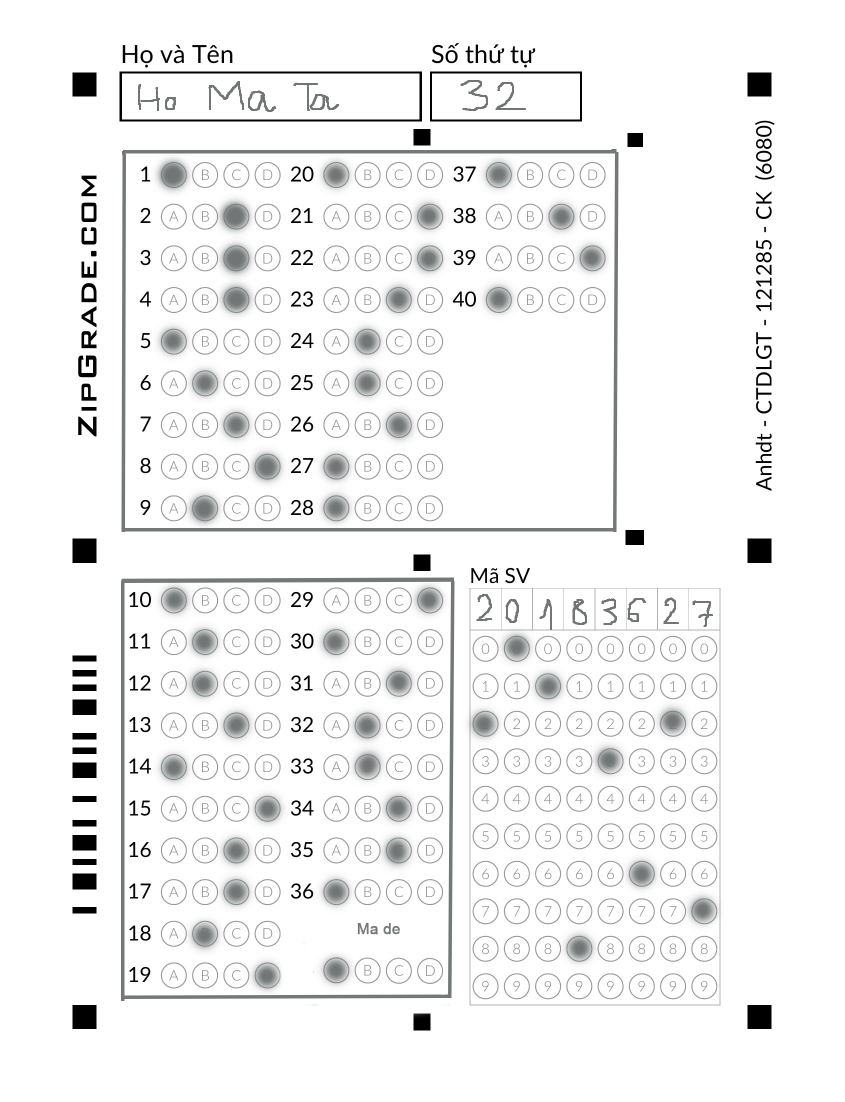
#> input picture raw26.png, 1689 x 2204 px, found by its file name (shown at 1/2 size)
$ python omr1.py
#> lines starting #> are read from the running program, lines starting #| are printed output that depends on the picture; after the words box and inside, x2 and y2 are one past the last pixel; in counts of white or black regions, pixels touching at a corner belong together
### util.py
import cv2
import numpy as np

## TO STACK ALL THE IMAGES IN ONE WINDOW
# [35 lines left out: function stackImages, not called in this run]

def rectContour(contours):

    rectCon = []
    max_area = 0
    for i in contours:
        area = cv2.contourArea(i)
        if area > 3000:
            peri = cv2.arcLength(i, True)
            approx = cv2.approxPolyDP(i, 0.02 * peri, True)
            if len(approx) == 4:
                rectCon.append(i)
    rectCon = sorted(rectCon, key=cv2.contourArea,reverse=True)
    return rectCon

# [10 lines left out: function circularContours, not called in this run]


def getCornerPoints(cont):
    peri = cv2.arcLength(cont, True) # LENGTH OF CONTOUR
    approx = cv2.approxPolyDP(cont, 0.02 * peri, True) # APPROXIMATE THE POLY TO GET CORNER POINTS
    return approx

def reorder(myPoints):

    myPoints = myPoints.reshape((4, 2)) # REMOVE EXTRA BRACKET
    #print(myPoints)
    myPointsNew = np.zeros((4, 1, 2), np.int32) # NEW MATRIX WITH ARRANGED POINTS
    add = myPoints.sum(1)
    #print(add)
    #print(np.argmax(add))
    myPointsNew[0] = myPoints[np.argmin(add)]  #[0,0]
    myPointsNew[3] =myPoints[np.argmax(add)]   #[w,h]
    diff = np.diff(myPoints, axis=1)
    myPointsNew[1] =myPoints[np.argmin(diff)]  #[w,0]
    myPointsNew[2] = myPoints[np.argmax(diff)] #[h,0]

    return myPointsNew

# [21 lines left out: functions splitBoxes, getArray, not called in this run]

### omr1.py
import cv2
import numpy as np
import util
import argparse
import imutils
import test,test2,test3,test4,test5
from test import grade
from imutils import contours
from imutils.perspective import four_point_transform
import imutils
from PIL import Image
from skimage import io
#

#
img=cv2.imread('data/raw26.png')
#> img is the input picture: shape (2204, 1689, 3); mean B, G, R 242, 241.9, 241.8
 #
width = 700
height = 906
img = cv2.resize(img, (width, height))
#> img: shape (906, 700, 3)
img_cont = img.copy()
img_cp = img.copy()
img_gray = cv2.cvtColor(img, cv2.COLOR_BGR2GRAY)
img_blur = cv2.GaussianBlur(img_gray, (5, 5), 1)
img_edge = cv2.Canny(img_blur, 1, 30)
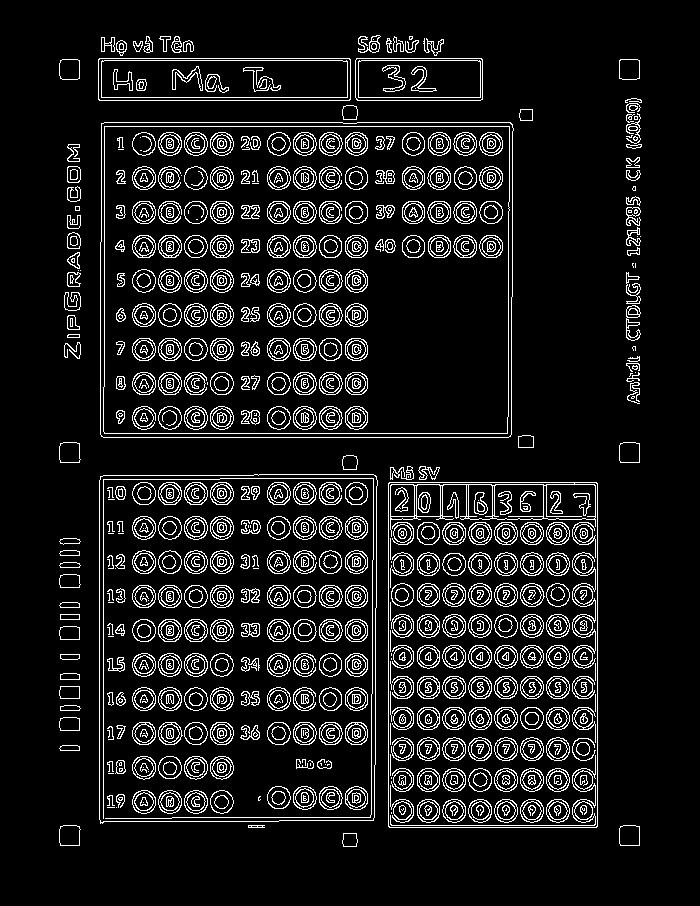
#> img_edge: shape (906, 700); 10% white in thin lines or dots, all inside (x1, y1, x2, y2) = (59, 35, 642, 847)

#cv2.imshow('ffff',img_edge)
#cv2.waitKey(0)
contours, hierarchy = cv2.findContours(img_edge, cv2.RETR_EXTERNAL, cv2.CHAIN_APPROX_NONE)
#> contours = 92 contours, 26 with area under 20; largest, box (x1, y1, x2, y2) and area: (100, 122, 514, 438) 129496, (99, 474, 378, 824) 95595, (388, 482, 598, 828) 72103, (98, 58, 351, 101) 10582, (355, 58, 483, 101) 5328
cv2.drawContours(img_cont, contours, -1, (0, 255, 0), 5)
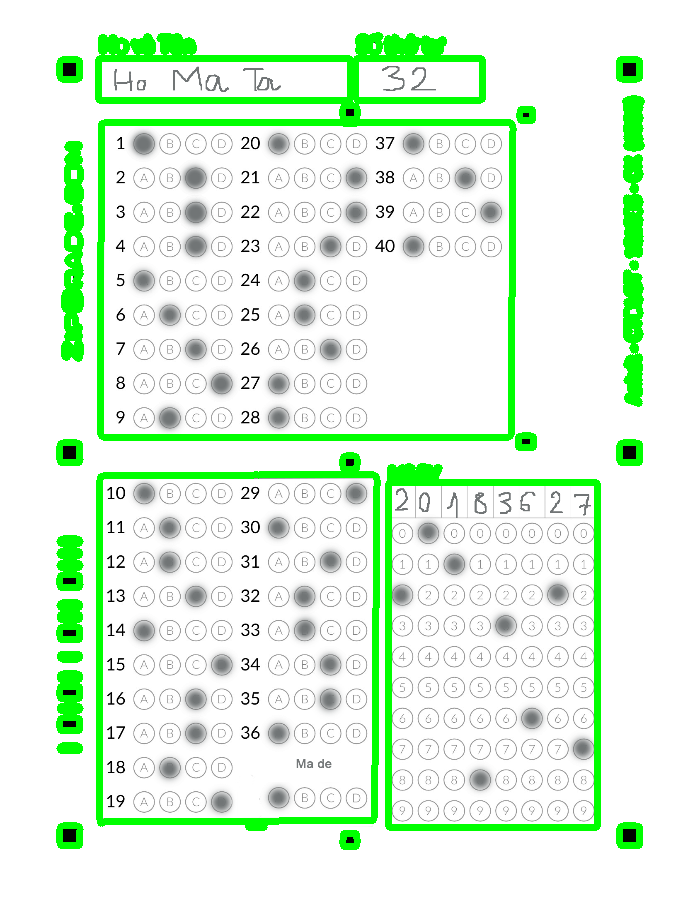
#> img_cont: shape (906, 700, 3); mean B, G, R 224.9, 247, 224.8

r = util.rectContour(contours)
#> the loop in rectContour, `for i in contours:` made 92 passes
#> (area, peri, approx) on passes 18, 19, 67, 78, 79: (72103, 1105.7, [[389, 482], [388, 826], [596, 827], [597, 483]]), (95595, 1247.5, [[375, 475], [100, 476], [100, 823], [373, 820]]), (129496.5, 1450.4, [[101, 123], [101, 436], [510, 436], [510, 122]]), (5327.5, 335.1, [[355, 60], [357, 100], [482, 99], [481, 58]]), (10582, 585.7, [[98, 59], [99, 100], [350, 99], [349, 58]])
#> after the loop in rectContour, `for i in contours:`: rectCon = 5 contours; box (x1, y1, x2, y2) and area: (100, 122, 514, 438) 129496, (99, 474, 378, 824) 95595, (388, 482, 598, 828) 72103, (98, 58, 351, 101) 10582, (355, 58, 483, 101) 5328
#> r has the same summary as rectCon in rectContour

details = util.getCornerPoints(r[2])
#> in getCornerPoints, `peri = cv2.arcLength(cont, True)`: peri = 1105.7
#> in getCornerPoints, `approx = cv2.approxPolyDP(cont, 0.02 * peri, True)`: approx = [[389, 482], [388, 826], [596, 827], [597, 483]]
#> details = [[389, 482], [388, 826], [596, 827], [597, 483]]
answers2 = util.getCornerPoints(r[1])
#> answers2 = [[375, 475], [100, 476], [100, 823], [373, 820]]
answers1 = util.getCornerPoints(r[0])
#> answers1 = [[101, 123], [101, 436], [510, 436], [510, 122]]


cv2.drawContours(img_cp, answers1, -1, (0, 0, 255), 5) #red
#> img_cp: shape (906, 700, 3); mean B, G, R 241.9, 241.8, 241.7
cv2.drawContours(img_cp, details, -1, (255, 0, 0), 5) #blue
#> img_cp: shape (906, 700, 3); mean B, G, R 241.9, 241.8, 241.7
cv2.drawContours(img_cp, answers2, -1, (0, 255, 0), 5) #green
#> img_cp: shape (906, 700, 3); mean B, G, R 241.8, 241.8, 241.7


details = util.reorder(details)
#> in reorder, `myPoints = myPoints.reshape((4, 2))`: myPoints = [[389, 482], [388, 826], [596, 827], [597, 483]]
#> in reorder, `add = myPoints.sum(1)`: add = [871, 1214, 1423, 1080]
#> in reorder, `diff = np.diff(myPoints, axis=1)`: diff = [93, 438, 231, -114]
#> details = [[389, 482], [597, 483], [388, 826], [596, 827]]
answers2 = util.reorder(answers2)
#> answers2 = [[100, 476], [375, 475], [100, 823], [373, 820]]
answers1 = util.reorder(answers1)
#> answers1 = [[101, 123], [510, 122], [101, 436], [510, 436]]


#bird eye view of details
pts1 = np.float32(details)
#> pts1 = [[389, 482], [597, 483], [388, 826], [596, 827]]
pts2 = np.float32([[0, 0],[1000, 0], [0, 600],[1000, 600]])
matrix = cv2.getPerspectiveTransform(pts1, pts2) # GET TRANSFORMATION MATRIX
#> matrix = [[4.81, 0.014, -1876.9], [-0.00839, 1.74, -837.4], [-6.86e-19, 4.94e-19, 1]]
imgWarpColored_details = cv2.warpPerspective(img, matrix, (1000, 600))
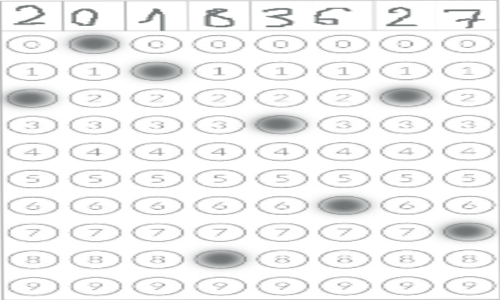
#> imgWarpColored_details: shape (600, 1000, 3) (shown at 1/2 size); mean B, G, R 239.9, 239.9, 239.7
details_bev = cv2.cvtColor(imgWarpColored_details,cv2.COLOR_BGR2GRAY)
# bird eye view of answers2
pts1_ans2 = np.float32(answers2)
#> pts1_ans2 = [[100, 476], [375, 475], [100, 823], [373, 820]]
pts2_ans2 = np.float32([[0, 0], [500, 0], [0, 350], [500, 350]])
matrix = cv2.getPerspectiveTransform(pts1_ans2, pts2_ans2)  # GET TRANSFORMATION MATRIX
#> matrix = [[1.79, -3.73e-17, -178.6], [0.0036, 0.989, -471.2], [-2.1e-05, -2.08e-05, 1]]
imgWarpColored_ans2 = cv2.warpPerspective(img, matrix, (500, 350))
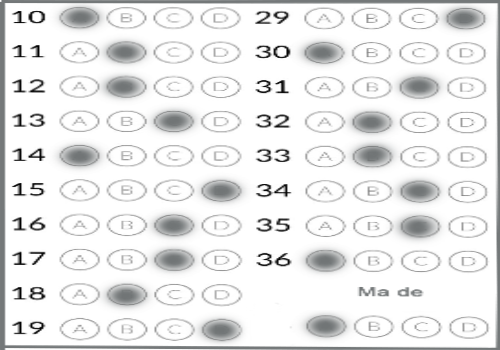
#> imgWarpColored_ans2: shape (350, 500, 3); mean B, G, R 233.4, 233.3, 232.9
ans2_bev = cv2.cvtColor(imgWarpColored_ans2, cv2.COLOR_BGR2GRAY)
#bird eye view of answer1
pts1_ans1 = np.float32(answers1)
#> pts1_ans1 = [[101, 123], [510, 122], [101, 436], [510, 436]]
pts2_ans1 = np.float32([[0, 0], [500, 0], [0, 550], [500, 550]])
matrix = cv2.getPerspectiveTransform(pts1_ans1, pts2_ans1)  # GET TRANSFORMATION MATRIX
#> matrix = [[1.23, -3.84e-17, -124], [0.0043, 1.76, -216.7], [7.82e-06, -9.08e-20, 1]]
imgWarpColored_ans1 = cv2.warpPerspective(img, matrix, (500, 550))
ans1_bev = cv2.cvtColor(imgWarpColored_ans1, cv2.COLOR_BGR2GRAY)

#
answers_1t9 = ans1_bev[10:550, 30:165]
answers_20t28 = ans1_bev[10:550, 202:330]
answers_37t40 = ans1_bev[15:260, 360:500]
answers_10t19 = ans2_bev[2:400, 55:245]
answers_29t36 = ans2_bev[5:275, 300:520]
md=ans2_bev[305:352, 300:495]

#
details=details_bev[60:800,10:1200]
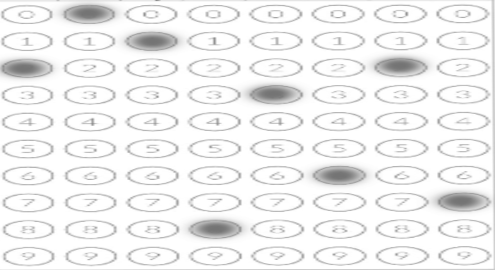
#> details: shape (540, 990) (shown at 1/2 size); min 116, max 255, mean 240.4
#
answers_10t19=cv2.resize(src=answers_10t19,dsize=(128,600))
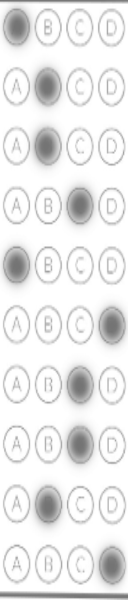
#> answers_10t19: shape (600, 128); min 116, max 255, mean 234.4
answers_29t36=cv2.resize(src=answers_29t36,dsize=(140,510))
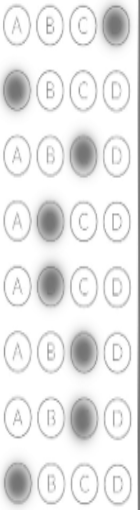
#> answers_29t36: shape (510, 140); min 116, max 255, mean 234.3


#
cv2.imwrite('data/a8.png',answers_29t36)

#resu=test.grade(answers_1t9)+test3.grade(answers_20t28)
#print("Số điểm đạt được:",resu)

$ run again, with raw200.png copied over raw26.png
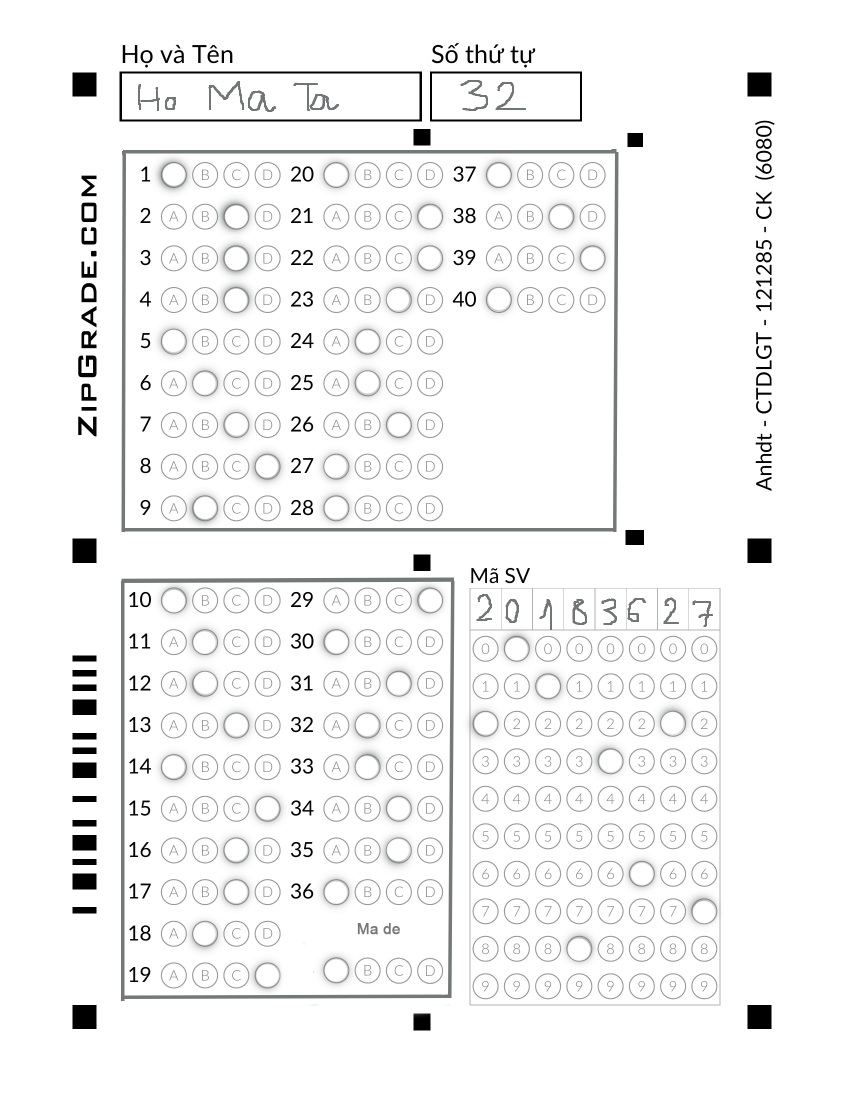
#> input picture raw200.png, 1689 x 2204 px, found by its file name (shown at 1/2 size)
#> img is the input picture: shape (2204, 1689, 3); mean B, G, R 244.1, 244.1, 244
#> img: shape (906, 700, 3)
#> `img_edge = cv2.Canny(img_blur, 1, 30)`:
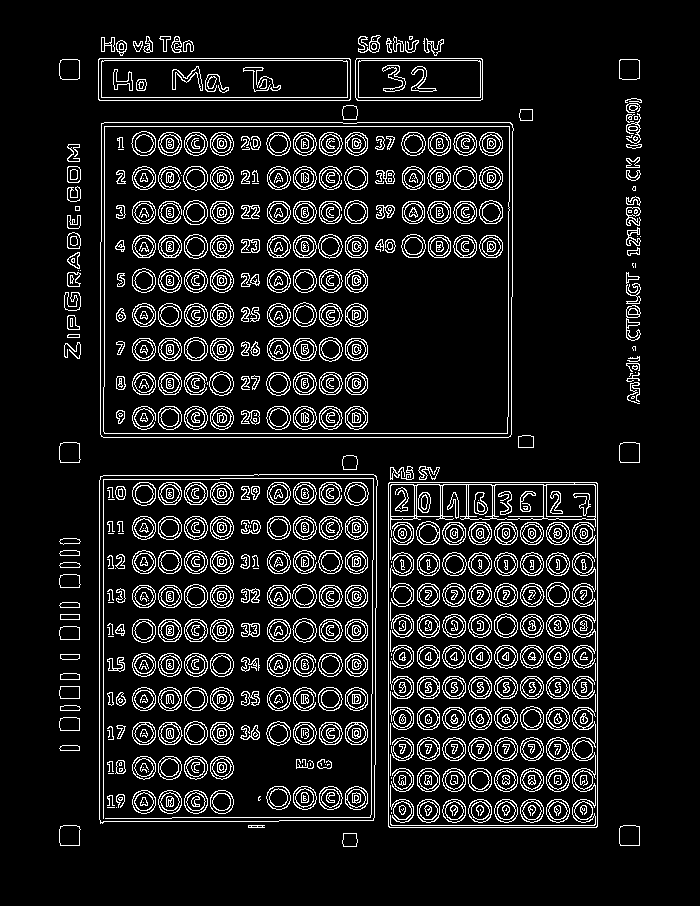
#> img_edge: shape (906, 700); 10.1% white in thin lines or dots, all inside (x1, y1, x2, y2) = (59, 35, 642, 847)
#> contours = 92 contours, 26 with area under 20; largest, box (x1, y1, x2, y2) and area: (100, 122, 514, 438) 129496, (99, 474, 378, 824) 95595, (388, 482, 598, 828) 72103, (98, 58, 351, 101) 10582, (355, 58, 483, 101) 5328
#> img_cont: shape (906, 700, 3); mean B, G, R 227, 249.2, 227
#> the loop in rectContour, `for i in contours:` made 92 passes
#> (area, peri, approx) on passes 18, 19, 67, 78, 79: (72103, 1105.7, [[389, 482], [388, 826], [596, 827], [597, 483]]), (95595, 1247.5, [[375, 475], [100, 476], [100, 823], [373, 820]]), (129496.5, 1450.4, [[101, 123], [101, 436], [510, 436], [510, 122]]), (5327.5, 335.1, [[355, 60], [357, 100], [482, 99], [481, 58]]), (10582, 585.7, [[98, 59], [99, 100], [350, 99], [349, 58]])
#> after the loop in rectContour, `for i in contours:`: rectCon = 5 contours; box (x1, y1, x2, y2) and area: (100, 122, 514, 438) 129496, (99, 474, 378, 824) 95595, (388, 482, 598, 828) 72103, (98, 58, 351, 101) 10582, (355, 58, 483, 101) 5328
#> r has the same summary as rectCon in rectContour
#> in getCornerPoints, `peri = cv2.arcLength(cont, True)`: peri = 1105.7
#> in getCornerPoints, `approx = cv2.approxPolyDP(cont, 0.02 * peri, True)`: approx = [[389, 482], [388, 826], [596, 827], [597, 483]]
#> `answers2 = util.getCornerPoints(r[1])`: answers2 = [[375, 475], [100, 476], [100, 823], [373, 820]]
#> `answers1 = util.getCornerPoints(r[0])`: answers1 = [[101, 123], [101, 436], [510, 436], [510, 122]]
#> myPoints = [[389, 482], [388, 826], [596, 827], [597, 483]]
#> add = [871, 1214, 1423, 1080]
#> diff = [93, 438, 231, -114]
#> `details = util.reorder(details)`: details = [[389, 482], [597, 483], [388, 826], [596, 827]]
#> `answers2 = util.reorder(answers2)`: answers2 = [[100, 476], [375, 475], [100, 823], [373, 820]]
#> `answers1 = util.reorder(answers1)`: answers1 = [[101, 123], [510, 122], [101, 436], [510, 436]]
#> pts1 = [[389, 482], [597, 483], [388, 826], [596, 827]]
#> `matrix = cv2.getPerspectiveTransform(pts1, pts2)`: matrix = [[4.81, 0.014, -1876.9], [-0.00839, 1.74, -837.4], [-6.86e-19, 4.94e-19, 1]]
#> pts1_ans2 = [[100, 476], [375, 475], [100, 823], [373, 820]]
#> `matrix = cv2.getPerspectiveTransform(pts1_ans2, pts2_ans2)`: matrix = [[1.79, -3.73e-17, -178.6], [0.0036, 0.989, -471.2], [-2.1e-05, -2.08e-05, 1]]
#> pts1_ans1 = [[101, 123], [510, 122], [101, 436], [510, 436]]
#> `matrix = cv2.getPerspectiveTransform(pts1_ans1, pts2_ans1)`: matrix = [[1.23, -3.84e-17, -124], [0.0043, 1.76, -216.7], [7.82e-06, -9.08e-20, 1]]
#> `answers_29t36=cv2.resize(src=answers_29t36,dsize=(140,510))`:
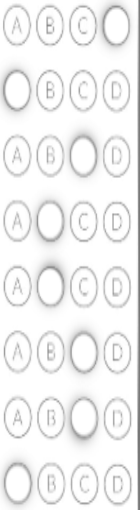
#> answers_29t36: shape (510, 140); min 119, max 255, mean 241.8
